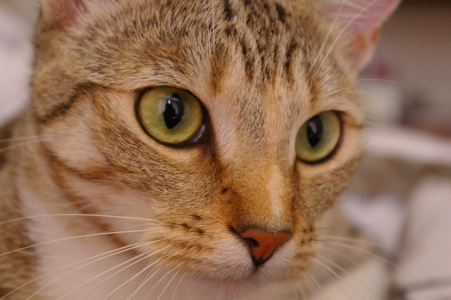
#> input picture skimage.data.chelsea(), 451 x 300 px
$ python lab_8.py
#> lines starting #> are read from the running program, lines starting #| are printed output that depends on the picture
import numpy as np
import matplotlib.pyplot as plt
import skimage as ski


def normalize(img):
    img = img.astype(np.float64)
    img -= np.min(img)
    img /= np.max(img)
    return img


def generate_degen_fun(size):
    degen_matrix = np.zeros((size,size)).astype(int)
    for i in range(size):
        for j in range(size):
            if i != j:
                degen_matrix[i, j] = -1
            else:
                degen_matrix[i, j] = 9
    return (1/(-39))*degen_matrix


def wiener_filter(G, H, lam):
    return (G/H)*(1/(1+(lam/(H*H))))


def ex1():
    img = ski.data.chelsea()
#> img is the input picture: shape (300, 451, 3); mean R, G, B 147.7, 111.4, 86.8
    img = np.mean(img, axis=2)
#> img: shape (300, 451) float64
    img = np.resize(img, new_shape=(img.shape[0]+1, 451))
#> img: shape (301, 451) float64
    fig, ax = plt.subplots(3, 2, figsize=(10,7))

    fft_img = np.fft.fft2(img)
    fft_img_shifted = np.fft.fftshift(fft_img)
    magnitude = np.log(np.abs(fft_img_shifted) + 1)
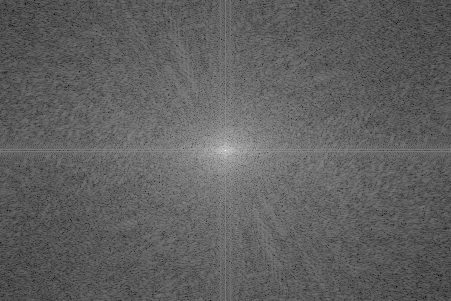
#> magnitude: shape (301, 451) float64; min 1.89, max 16.57, mean 7.44; drawn with min black and max white

    sobel_kernel = np.array([
        [-1, 0, 1],
        [-2, 0, 2],
        [-1, 0, 1]
    ])
    # sobel_kernel = np.array([
    #     [0, 1, 2],
    #     [-1, 0, 1],
    #     [-2, -1, 0]
    # ])

    pad_height = img.shape[0] - sobel_kernel.shape[0]
#> pad_height = 298
    pad_width = img.shape[1] - sobel_kernel.shape[1]
#> pad_width = 448
    sobel_kernel = np.pad(sobel_kernel, ((0, pad_height), (0, pad_width)))

    fft_sobel_kernel = np.fft.fft2(sobel_kernel, s=img.shape)
    fft_sobel_kernel_shifted = np.fft.fftshift(fft_sobel_kernel)
    magnitude_fft_sobel = np.log(np.abs(fft_sobel_kernel_shifted) + 1)

    frequency_filtration = fft_img_shifted * fft_sobel_kernel_shifted
    filtered_transform = np.log(np.abs(np.real(frequency_filtration)) + 1)
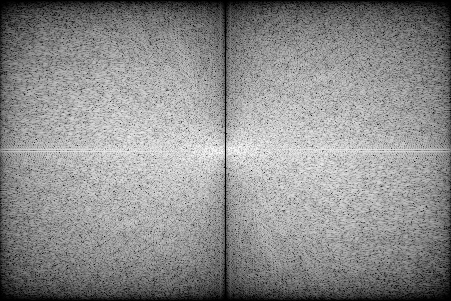
#> filtered_transform: shape (301, 451) float64; min 0, max 12.31, mean 6.81; drawn with min black and max white

    filtered_img = np.fft.ifftshift(frequency_filtration)
    inverse_transform_img = np.fft.ifft2(filtered_img)
    inverse_transform_img = np.real(inverse_transform_img)

    ax[0,0].imshow(img, cmap='gray')
    ax[0,0].set_title('Original')

    ax[0,1].imshow(magnitude, cmap='magma')
    ax[0,1].set_title('Fourier transform')

    ax[1,0].imshow(sobel_kernel, cmap='gray')
    ax[1,0].set_title('Sobel kernel')

    ax[1, 1].imshow(magnitude_fft_sobel, cmap='magma')
    ax[1, 1].set_title('Fourier transform Sobel')

    ax[2, 0].imshow(filtered_transform, cmap='magma')
    ax[2, 0].set_title('Fourier transform filtered')

    ax[2, 1].imshow(inverse_transform_img, cmap='gray')
    ax[2, 1].set_title('Inverse transform')

    plt.tight_layout()
    plt.show()

def ex2():
    img = plt.imread('judasz_filtered.png')
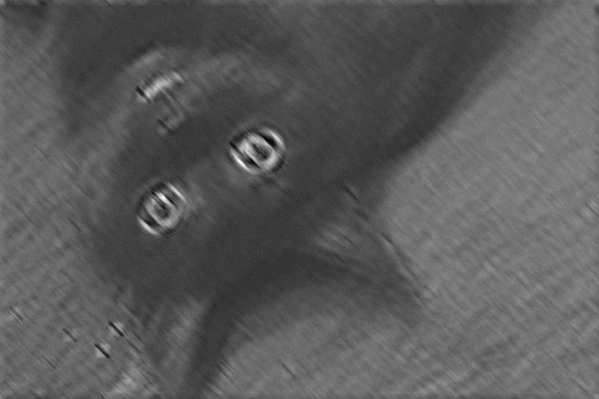
#> input picture lab8/judasz_filtered.png, 599 x 399 px
#> img is the input picture: shape (399, 599, 4) float32; mean R, G, B, A 0.354, 0.354, 0.354, 1
    img_mono = img[:, :, 1]
    fig, ax = plt.subplots(3, 2, figsize=(10,7))

    degen_matrix = generate_degen_fun(13)
    # print(degen_matrix)
    pad_height = img_mono.shape[0] - degen_matrix.shape[0]
#> pad_height = 386
    pad_width = img_mono.shape[1] - degen_matrix.shape[1]
#> pad_width = 586
    degen_matrix = np.pad(degen_matrix, ((0, pad_height), (0, pad_width)))

    fft_img = np.fft.fft2(img_mono)
    fft_img_shifted = np.fft.fftshift(fft_img)
    fourier_transform_img = np.log(np.abs(fft_img_shifted) + 1)

    fft_degen_matrix = np.fft.fft2(degen_matrix, s=img_mono.shape)
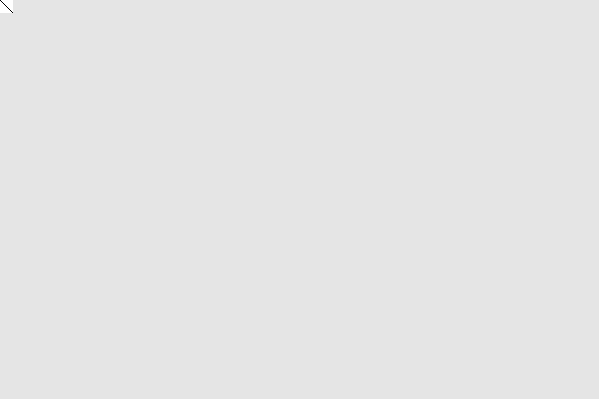
#> degen_matrix: shape (399, 599) float64; min -0.231, max 0.0256, mean 4.18e-06; drawn with min black and max white
    fft_degen_matrix_shifted = np.fft.fftshift(fft_degen_matrix)
    fourier_transform_degen = np.log(np.abs(fft_degen_matrix_shifted) + 1)

    deconvolution = fft_img_shifted / fft_degen_matrix_shifted
    deconvolution_transform = np.log(np.abs(np.real(deconvolution)) + 1)
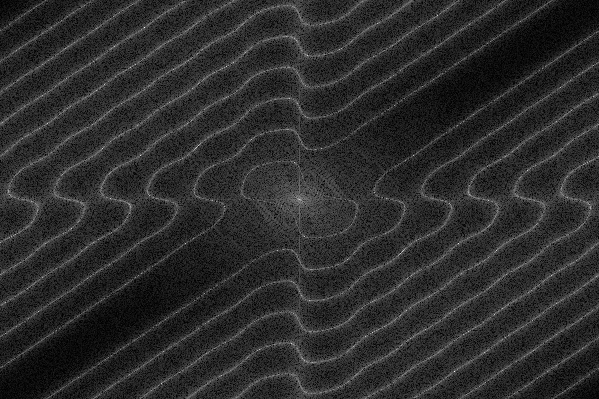
#> deconvolution_transform: shape (399, 599) float64; min 0.000149, max 13.99, mean 2.45; drawn with min black and max white

    filtered_img = np.fft.ifftshift(deconvolution)
    inverse_transform_img = np.fft.ifft2(filtered_img)
    inverse_transform_img = np.real(inverse_transform_img)
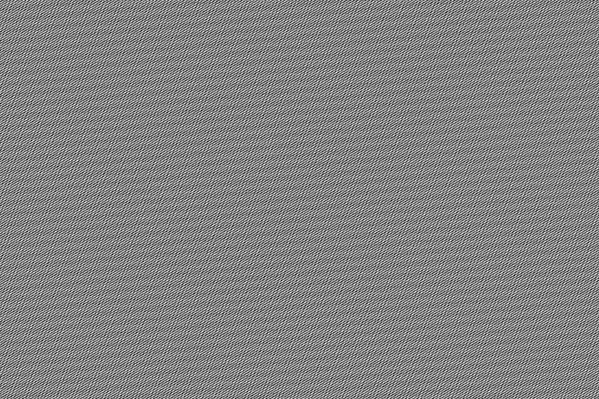
#> inverse_transform_img: shape (399, 599) float64; min -28.25, max 27.21, mean 0.4; drawn with min black and max white

    ax[0,0].imshow(img_mono, cmap='gray')
    ax[0,0].set_title("Judasz (degenerated)")

    ax[0, 1].imshow(fourier_transform_img, cmap='magma')
    ax[0, 1].set_title('Fourier transform')

    ax[1, 0].imshow(degen_matrix, cmap='gray')
    ax[1, 0].set_title('Degen matrix')

    ax[1, 1].imshow(fourier_transform_degen, cmap='magma')
    ax[1, 1].set_title('Fourier transform on degen matrix')

    ax[2, 0].imshow(deconvolution_transform, cmap='magma')
    ax[2, 0].set_title('Deconvoluted FT')

    ax[2, 1].imshow(inverse_transform_img, cmap='gray')
    ax[2, 1].set_title('Deconvoluted image')

    plt.tight_layout()
    plt.show()


def ex3():
    img = plt.imread('judasz_filtered.png')
    img_mono = img[:, :, 1]
    fig, ax = plt.subplots(3, 2, figsize=(10,7))

    degen_matrix = generate_degen_fun(13)
    # print(degen_matrix)
    pad_height = img_mono.shape[0] - degen_matrix.shape[0]
#> pad_height = 386
    pad_width = img_mono.shape[1] - degen_matrix.shape[1]
#> pad_width = 586
    degen_matrix = np.pad(degen_matrix, ((0, pad_height), (0, pad_width)))

    fft_img = np.fft.fft2(img_mono)
    fft_img_shifted = np.fft.fftshift(fft_img)
    fourier_transform_img = np.log(np.abs(fft_img_shifted) + 1)

    fft_degen_matrix = np.fft.fft2(degen_matrix, s=img_mono.shape)
    fft_degen_matrix_shifted = np.fft.fftshift(fft_degen_matrix)
    fourier_transform_degen = np.log(np.abs(fft_degen_matrix_shifted) + 1)

    deconvolution_transform_wiener = wiener_filter(fft_img_shifted, fft_degen_matrix_shifted, 0.02)

    filtered_img = np.fft.ifftshift(deconvolution_transform_wiener)
    inverse_transform_img = np.fft.ifft2(filtered_img)
    inverse_transform_img = np.real(inverse_transform_img)

    ax[0,0].imshow(img_mono, cmap='gray')
    ax[0,0].set_title("Judasz (degenerated)")

    ax[0, 1].imshow(fourier_transform_img, cmap='magma')
    ax[0, 1].set_title('Fourier transform')

    ax[1, 0].imshow(degen_matrix, cmap='gray')
    ax[1, 0].set_title('h')

    ax[1, 1].imshow(fourier_transform_degen, cmap='magma')
    ax[1, 1].set_title('H')

    ax[2, 0].imshow(np.log(np.abs(deconvolution_transform_wiener) + 1), cmap='magma')
    ax[2, 0].set_title('Deconvoluted FT')

    ax[2, 1].imshow(inverse_transform_img, cmap='gray')
    ax[2, 1].set_title('Judasz (deconvoluted)')

    plt.tight_layout()
    plt.show()
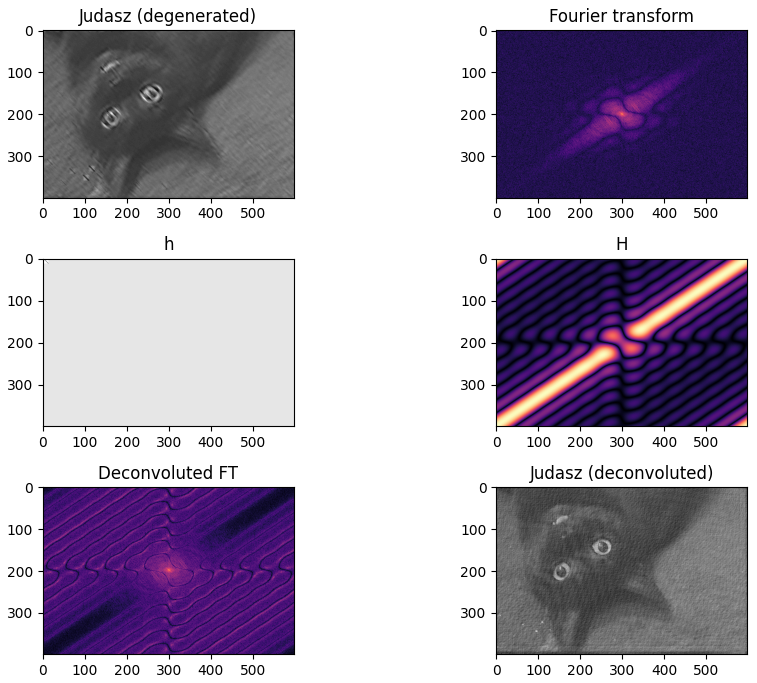
#> figure drawn by matplotlib, 6 panels


def main():
    ex1()
    ex2()
    ex3()


if __name__ == '__main__':
    main()
